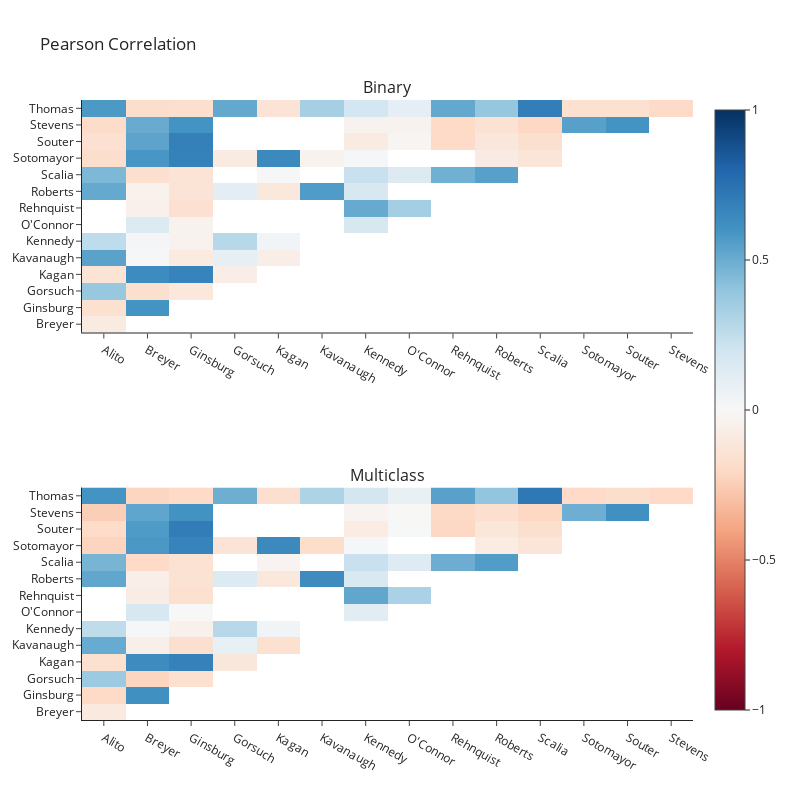

Write notebook code for a chart like this one.
### Code cell
# Build matrices for heatmap
a = copy(adj_df.T.corr())
b = copy(mul_df.T.corr())
mask = np.zeros(sim_mat.shape, dtype=bool)
mask[np.triu_indices(len(mask))] = True
a[mask] = np.nan
b[mask] = np.nan
c = a.drop(columns='Thomas').drop('Alito')
d = b.drop(columns='Thomas').drop('Alito')
z1 = np.array(c)
z2 = np.array(d)

# Similarity heatmaps
fig = make_subplots(rows=2, cols=1, subplot_titles=['Binary', 'Multiclass'])
fig.add_trace(go.Heatmap(z=z1, x=c.columns, y=c.index, colorscale='RdBu', zmin=-1, zmax=1), row=1, col=1)
fig.add_trace(go.Heatmap(z=z2, x=d.columns, y=d.index, colorscale='RdBu', zmin=-1, zmax=1, showscale=False), row=2, col=1)
fig.update_layout(height=800, width=800, template='simple_white', title='Pearson Correlation')
fig.show()

### Figure 1 — Plotly figure (JSON) as saved in the notebook; plotly's stock layout.template omitted (floating-point values rounded to 4 significant figures; data arrays with more than 128 entries replaced by an {"elided": "..."} marker saying what was removed)
{"data": [{"colorscale": [[0, "rgb(103,0,31)"], [0.1, "rgb(178,24,43)"], [0.2, "rgb(214,96,77)"], [0.3, "rgb(244,165,130)"], [0.4, "rgb(253,219,199)"], [0.5, "rgb(247,247,247)"], [0.6, "rgb(209,229,240)"], [0.7, "rgb(146,197,222)"], [0.8, "rgb(67,147,195)"], [0.9, "rgb(33,102,172)"], [1, "rgb(5,48,97)"]], "type": "heatmap", "x": ["Alito", "Breyer", "Ginsburg", "Gorsuch", "Kagan", "Kavanaugh", "Kennedy", "O'Connor", "Rehnquist", "Roberts", "Scalia", "Sotomayor", "Souter", "Stevens"], "xaxis": "x", "y": ["Breyer", "Ginsburg", "Gorsuch", "Kagan", "Kavanaugh", "Kennedy", "O'Connor", "Rehnquist", "Roberts", "Scalia", "Sotomayor", "Souter", "Stevens", "Thomas"], "yaxis": "y", "z": {"elided": "14x14 float values"}, "zmax": 1, "zmin": -1}, {"colorscale": [[0, "rgb(103,0,31)"], [0.1, "rgb(178,24,43)"], [0.2, "rgb(214,96,77)"], [0.3, "rgb(244,165,130)"], [0.4, "rgb(253,219,199)"], [0.5, "rgb(247,247,247)"], [0.6, "rgb(209,229,240)"], [0.7, "rgb(146,197,222)"], [0.8, "rgb(67,147,195)"], [0.9, "rgb(33,102,172)"], [1, "rgb(5,48,97)"]], "showscale": false, "type": "heatmap", "x": ["Alito", "Breyer", "Ginsburg", "Gorsuch", "Kagan", "Kavanaugh", "Kennedy", "O'Connor", "Rehnquist", "Roberts", "Scalia", "Sotomayor", "Souter", "Stevens"], "xaxis": "x2", "y": ["Breyer", "Ginsburg", "Gorsuch", "Kagan", "Kavanaugh", "Kennedy", "O'Connor", "Rehnquist", "Roberts", "Scalia", "Sotomayor", "Souter", "Stevens", "Thomas"], "yaxis": "y2", "z": {"elided": "14x14 float values"}, "zmax": 1, "zmin": -1}], "layout": {"annotations": [{"font": {"size": 16}, "showarrow": false, "text": "Binary", "x": 0.5, "xanchor": "center", "xref": "paper", "y": 1, "yanchor": "bottom", "yref": "paper"}, {"font": {"size": 16}, "showarrow": false, "text": "Multiclass", "x": 0.5, "xanchor": "center", "xref": "paper", "y": 0.375, "yanchor": "bottom", "yref": "paper"}], "height": 800, "title": {"text": "Pearson Correlation"}, "width": 800, "xaxis": {"anchor": "y", "domain": [0, 1]}, "xaxis2": {"anchor": "y2", "domain": [0, 1]}, "yaxis": {"anchor": "x", "domain": [0.625, 1]}, "yaxis2": {"anchor": "x2", "domain": [0, 0.375]}}}
